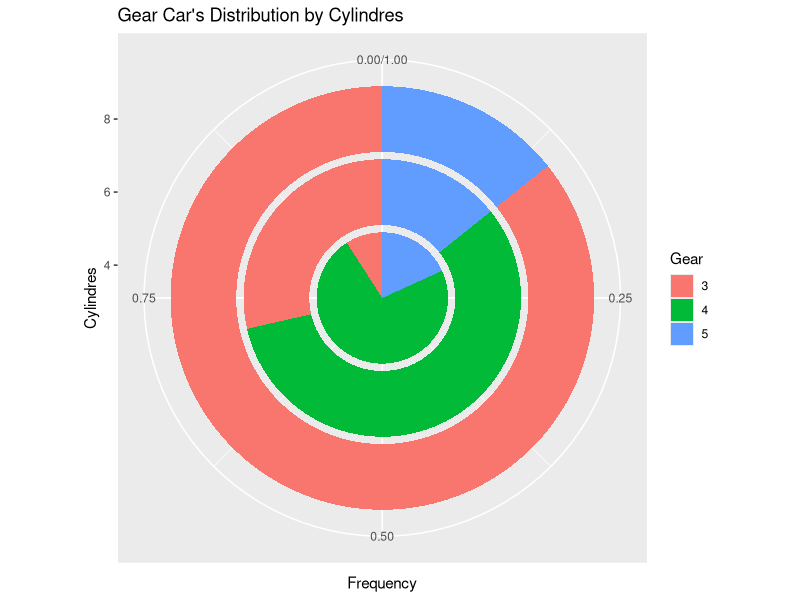

Source code (R):
library(ggplot2)
t<-table(mtcars$cyl, mtcars$gear)
x<-as.data.frame(t)
colnames(x)<-c("Cylindres", "Gear","Frequency")
bp <- ggplot(x, aes(x =Cylindres,y=Frequency, fill = Gear)) +
  geom_bar(width = 0.9,  stat = "identity", position="fill") +labs (title="Gear Car's Distribution by Cylindres")
pie <-bp+coord_polar("y", start=0)
pie